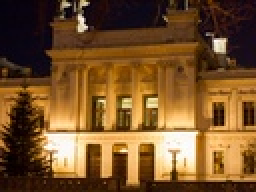
%> input picture matlab edge_detection/image.jpg, 128 x 96 px, shrunk from 640 x 480 before the run (shown 2 times larger)
$ octave gol_mat_tb.m   (GNU Octave 9; MATLAB toolbox functions it lacks are replaced by stand-ins)
%> lines starting %> are read from the running program, lines starting %| are printed output that depends on the picture
### matlab edge_detection/golden_refrence/matlab/gol_mat_stream.m
function g = gol_mat_stream(x)
    width = 640;
    w = [
        1 1 0 0 0 1;
        1 0 0 0 0 -1;
        -1 0 0 0 -1 -1;
    ];

    [w_height, w_width] = size(w);
    persistent memory;
    persistent extraMemory;
    if isempty(memory) || isempty(extraMemory)
        memory = zeros(w_height-1, width);
        extraMemory = zeros(1, w_width-1);
    end

    w_flipped = flip(flip(w,2));
    g = sum([x, extraMemory].*w_flipped(1,:));

    for i=1:w_height-1
        g = g + sum(memory(i, width-w_width+1:width).*w_flipped(i+1,:));
    end

    memory = [
        extraMemory(end), memory(1, 1:end-1);
        memory(1:end-1,end), memory(2:end,1:end-1);
    ];

    extraMemory = [x, extraMemory(1:end-1)];
end

### matlab edge_detection/golden_refrence/matlab/gol_mat_tb.m

%% image
img = double(rgb2gray(imread('image.jpg')));
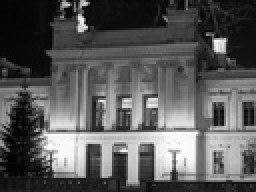
%> img: size 96x128 double (shown 2 times larger); min 2, max 254, mean 89
[rows, columns] = size(img);
%> rows = 96; columns = 128

%% filter
filter = [
    1 1 0 0 0 1;
    1 0 0 0 0 -1;
    -1 0 0 0 -1 -1;
];
%filter = fspecial('gaussian', 9, 3);
[filter_height, filter_width] = size(filter);

%% run matlab
clear gol_mat_stream;
result = arrayfun(@(x) gol_mat_stream(x), reshape(img.', 1, []))';

mat_stream_img = reshape([ ...
    result(columns*floor(filter_height/2)+floor(filter_width/2)+1:end); ... %remove first columns*filter_height/2 + filter_width/2 elements
    zeros(columns*floor(filter_height/2)+floor(filter_width/2), 1) ... %add equal amount of zeros to the bottom (should send more input to receive entire image)
], columns, [])';
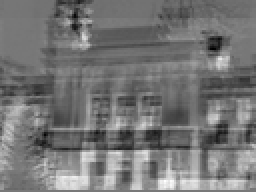
%> mat_stream_img: size 96x128 double (shown 2 times larger); min -657, max 728, mean -18.4; drawn with min black and max white

figure;

imshow(uint8(mat_stream_img));
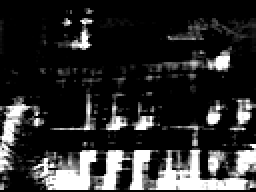
%> displayed picture: size 96x128, on the screen's scale of 0 to 255 (shown 2 times larger); min 0, max 255, mean 44.5
